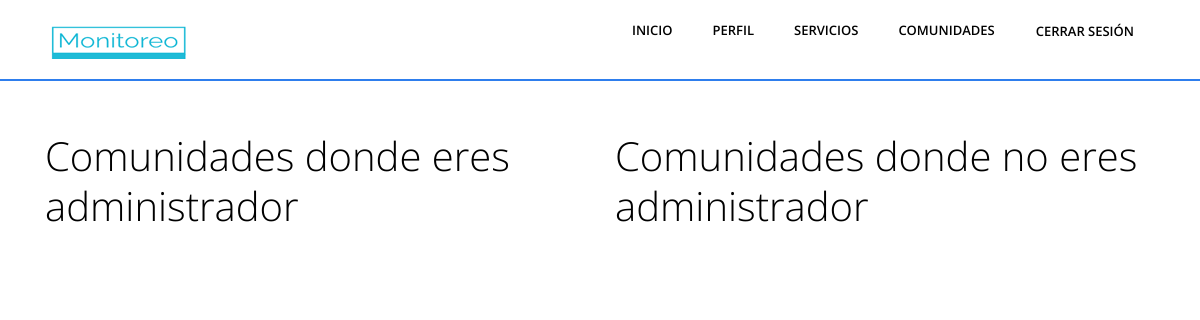
The page /mis-comunidades/ (signed in) on the database as committed earlier.
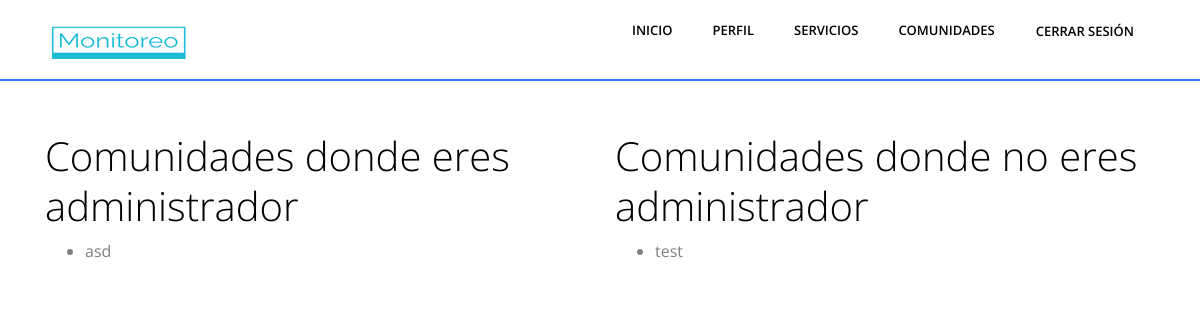
The same page on the database as committed later.
### Aplicaciones/Monitoreo/models.py (models this page shows, shortened)
class ComunidadPerfil(models.Model):
    comunidad = models.ForeignKey(Comunidad, on_delete=models.CASCADE)
    perfil = models.ForeignKey('Perfil', on_delete=models.CASCADE)
    esAdmin = models.BooleanField(default=False)
    """ observador, un miembro de la comunidad no afectado por la tematica de la comunidad (usuarios silla de rueda) """
    observador = models.BooleanField(default=True)

class Comunidad(models.Model):
    nombre = models.CharField(max_length=100)
    descripcion = models.CharField(max_length=255, null=True)

### Aplicaciones/Monitoreo/views.py (the view)
# urls.py: path('mis-comunidades/', views.listar_comunidades_perfil, name='listar_comunidades_perfil'),
def listar_comunidades_perfil(request):
    group_names = requestGroups(request)
    perfil = Perfil.objects.get(user=request.user)
    comunidades_admin = ComunidadPerfil.objects.filter(perfil=perfil,esAdmin=True)
    comunidades_no_admin = ComunidadPerfil.objects.filter(perfil=perfil,esAdmin=False)
    context = {
        'request':request,
        'groups':group_names,
        'perfil': perfil,
        'comunidades_admin': comunidades_admin,
        'comunidades_no_admin': comunidades_no_admin
    }
    return render(request, 'mis_comunidades.html', context)

### Aplicaciones/Monitoreo/views.py (called while the page is built)
def requestGroups(request):
    user = request.user
    user_groups = user.groups.all()
    group_names = [group.name for group in user_groups]
    return group_names

### Aplicaciones/Monitoreo/templates/mis_comunidades.html (shortened to what this page needs)
{% load static %}
<html lang="es">
  {% include 'fragments/head.html' %}
  <body class="body-wrapper" data-spy="scroll" data-target=".privacy-nav">
    {% include 'fragments/header.html' %}
     <div class="container mt-5">
      <div class="row">
        <div class="col-md-6">
          <h2>Comunidades donde eres administrador</h2>
          <ul>
            {% for comunidad_perfil in comunidades_admin %}
              <li>{{ comunidad_perfil.comunidad.nombre }}</li>
            {% endfor %}
          </ul>
        </div>
        <div class="col-md-6">
          <h2>Comunidades donde no eres administrador</h2>
          <ul>
            {% for comunidad_perfil in comunidades_no_admin %}
              <li>{{ comunidad_perfil.comunidad.nombre }}</li>
            {% endfor %}
          </ul>
        </div>
      </div>
    </div>
  </body>
</html>

Rows that differ between the two databases and show on the page:
added ComunidadPerfil: comunidad.nombre "asd", shown under "Comunidades donde eres administrador"
added ComunidadPerfil: comunidad.nombre "test", shown under "Comunidades donde no eres administrador"
